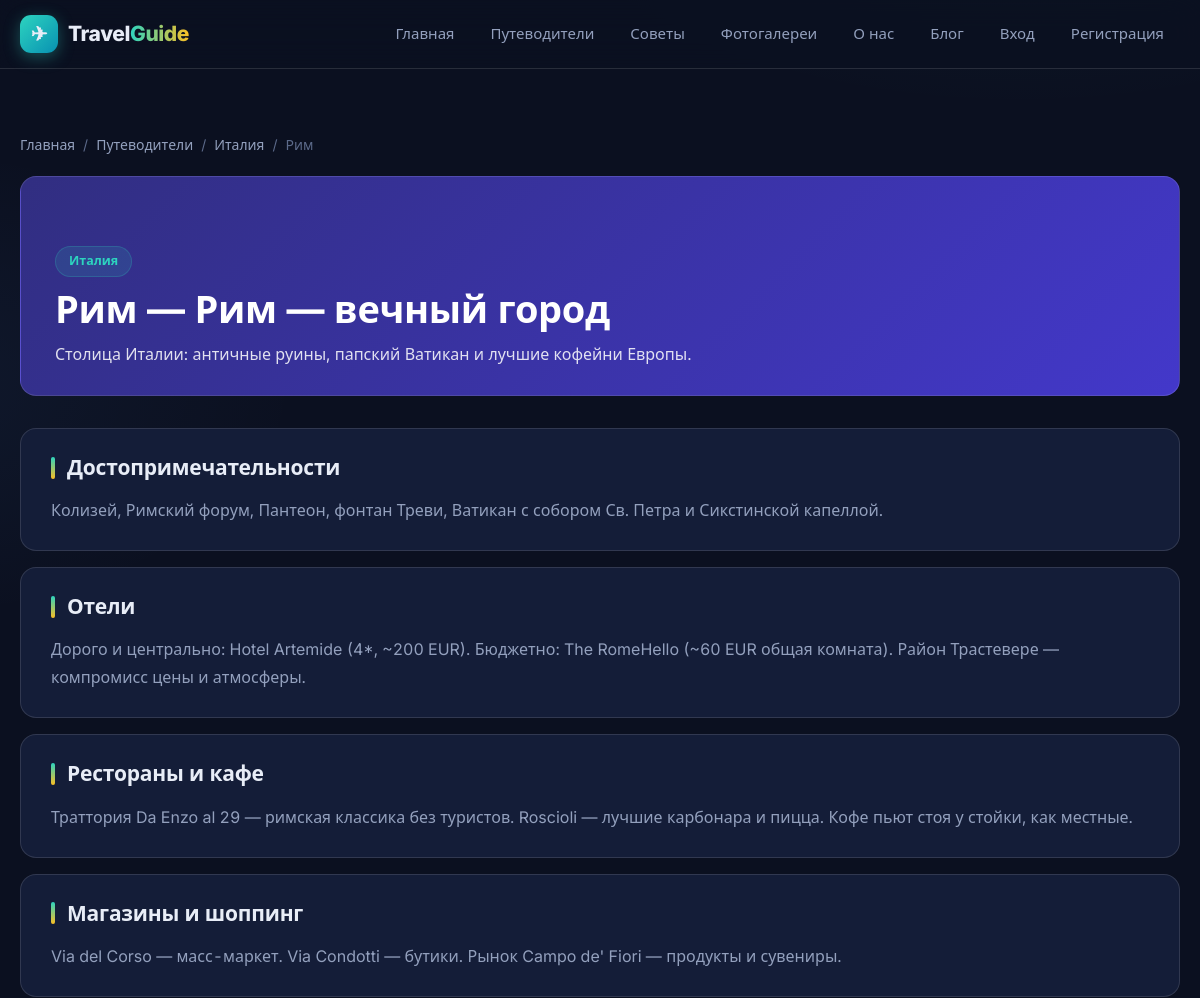
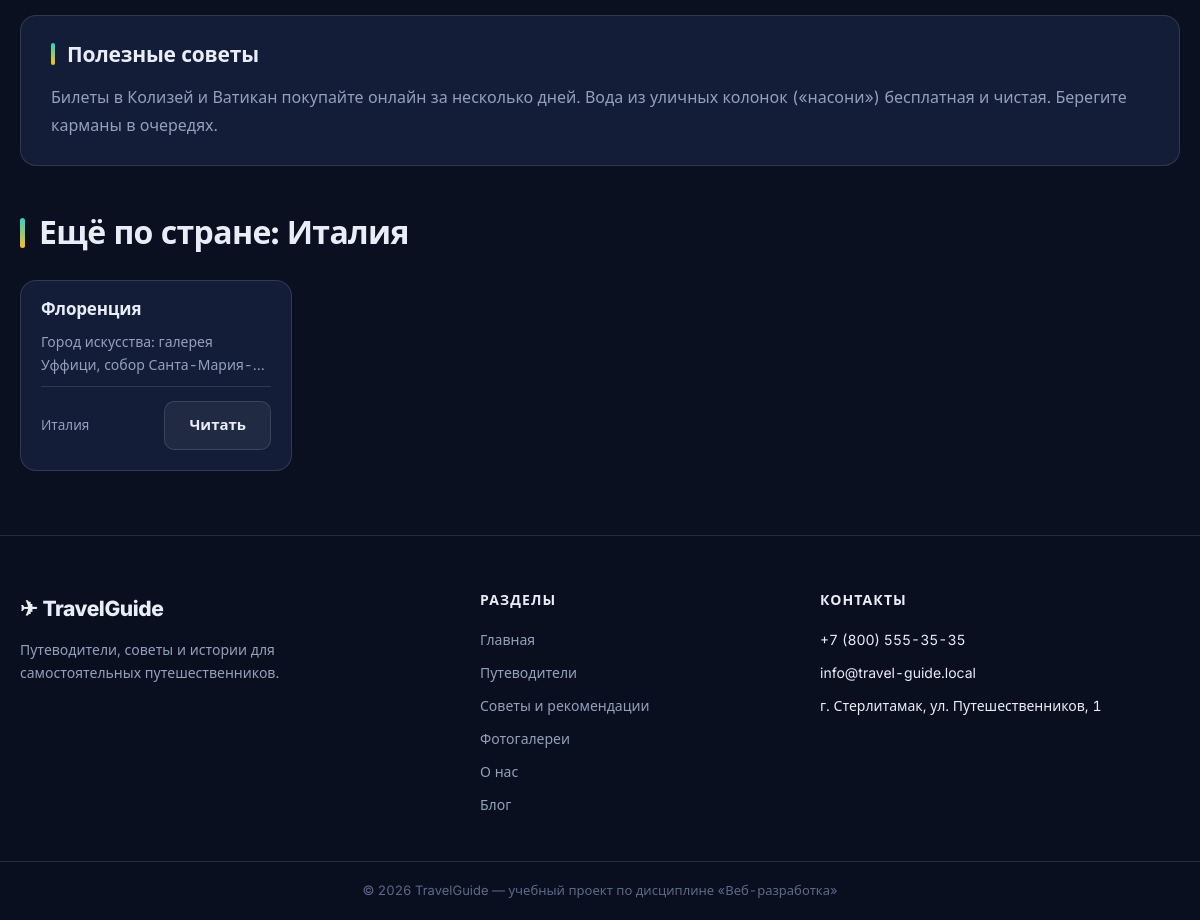
The page /guide.php?id=1 on the database its author committed (2 pictures, top to bottom).
### tables this page shows
CREATE TABLE IF NOT EXISTS guides (
  id          INT UNSIGNED AUTO_INCREMENT PRIMARY KEY,
  country     VARCHAR(50)  NOT NULL,
  city        VARCHAR(50)  NOT NULL,
  title       VARCHAR(120) NOT NULL,
  description VARCHAR(500) NOT NULL,
  sights      TEXT NOT NULL COMMENT 'основные достопримечательности',
  hotels      TEXT NOT NULL COMMENT 'рекомендации по отелям',
  food        TEXT NOT NULL COMMENT 'рестораны и кафе',
  shops       TEXT NOT NULL COMMENT 'магазины и шоппинг',
  tips        TEXT NOT NULL COMMENT 'полезные советы по месту',
  is_popular  TINYINT(1) NOT NULL DEFAULT 0,
  KEY idx_guides_country (country)
);

### includes/config.php (called while the page is built, shortened)
<?php
function db(): PDO
{
    static $pdo = null;
    if ($pdo === null) {
        $dsn = 'mysql:host=' . DB_HOST . ';port=' . DB_PORT . ';dbname=' . DB_NAME . ';charset=' . DB_CHARSET;
        try {
            $pdo = new PDO($dsn, DB_USER, DB_PASS, [
                PDO::ATTR_ERRMODE            => PDO::ERRMODE_EXCEPTION,
                PDO::ATTR_DEFAULT_FETCH_MODE => PDO::FETCH_ASSOC,
                PDO::ATTR_EMULATE_PREPARES   => false,
            ]);
        } catch (PDOException $e) {
            http_response_code(500);
            exit('Ошибка подключения к базе данных: ' . htmlspecialchars($e->getMessage()));
        }
    }
    return $pdo;
}
function e($value): string
{
    return htmlspecialchars((string)$value, ENT_QUOTES, 'UTF-8');
}

### guide.php (the view, shortened to what this page needs)
<?php
require_once __DIR__ . '/includes/header.php';
$id = isset($_GET['id']) ? (int)$_GET['id'] : 0;
$stmt = db()->prepare('SELECT * FROM guides WHERE id = ?');
$stmt->execute([$id]);
$guide = $stmt->fetch();
$sections = [
    ['Достопримечательности', $guide['sights']],
    ['Отели',                 $guide['hotels']],
    ['Рестораны и кафе',      $guide['food']],
    ['Магазины и шоппинг',    $guide['shops']],
    ['Полезные советы',       $guide['tips']],
];
$sections = array_values(array_filter($sections, fn($s) => trim((string)$s[1]) !== ''));
?>
<main class="section">
    <div class="container">
        <nav class="crumbs" aria-label="Хлебные крошки">
            <a href="/">Главная</a><span>/</span>
            <a href="/guides.php">Путеводители</a><span>/</span>
            <a href="/guides.php?country=<?= urlencode($guide['country']) ?>"><?= e($guide['country']) ?></a><span>/</span>
            <span><?= e($guide['city']) ?></span>
        </nav>
        <div class="page-head tour-detail__img--<?= $guide['id'] % 2 ? 'city' : 'architecture' ?>">
            <div class="page-head__content">
                <span class="chip"><?= e($guide['country']) ?></span>
                <h1><?= e($guide['city']) ?> — <?= e($guide['title']) ?></h1>
                <p><?= e($guide['description']) ?></p>
            </div>
        </div>
        <?php foreach ($sections as $s): ?>
        <section class="content-block">
            <h2 class="block-title"><?= e($s[0]) ?></h2>
            <p><?= e($s[1]) ?></p>
        </section>
        <?php endforeach; ?>
        <?php
        $stmt = db()->prepare('SELECT * FROM guides WHERE country = ? AND id != ? LIMIT 3');
        $stmt->execute([$guide['country'], $id]);
        $sameCountry = $stmt->fetchAll();
        if ($sameCountry): ?>
        <div style="margin-top:48px;">
            <h2 class="section__title">Ещё по стране: <?= e($guide['country']) ?></h2>
            <div class="grid">
                <?php foreach ($sameCountry as $g): ?>
                <article class="card">
                    <div class="card__body">
                        <h3 class="card__title"><a href="/guide.php?id=<?= (int)$g['id'] ?>"><?= e($g['city']) ?></a></h3>
                        <p class="card__desc"><?= e($g['description']) ?></p>
                        <div class="card__footer">
                            <span class="card__meta"><?= e($g['country']) ?></span>
                            <a href="/guide.php?id=<?= (int)$g['id'] ?>" class="btn btn--ghost">Читать</a>
                        </div>
                    </div>
                </article>
                <?php endforeach; ?>
            </div>
        </div>
        <?php endif; ?>
    </div>
</main>
<?php require_once __DIR__ . '/includes/footer.php'; ?>

### rows shown on the page
guides: country "Италия", city "Рим", title "Рим — вечный город", description "Столица Италии: античные руины, папский Ватикан и лучшие кофейни Европы."
guides: city "Флоренция", description "Город искусства: галерея Уффици,…", country "Италия"

### other values the page prints
$s[0] "Достопримечательности"
$s[1] "Колизей, Римский форум, Пантеон, фонтан Треви, Ватикан с собором Св. Петра и Сикстинской капеллой."
$s[0] "Отели"
$s[1] "Дорого и центрально: Hotel Artemide (4*, ~200 EUR). Бюджетно: The RomeHello (~60 EUR общая комната). Район Трастевере — компромисс цены и атмосферы."
$s[0] "Рестораны и кафе"
$s[1] "Траттория Da Enzo al 29 — римская классика без туристов. Roscioli — лучшие карбонара и пицца. Кофе пьют стоя у стойки, как местные."
$s[0] "Магазины и шоппинг"
$s[1] "Via del Corso — масс-маркет. Via Condotti — бутики. Рынок Campo de' Fiori — продукты и сувениры."
$s[0] "Полезные советы"
$s[1] "Билеты в Колизей и Ватикан покупайте онлайн за несколько дней. Вода из уличных колонок («насони») бесплатная и чистая. Берегите карманы в очередях."
